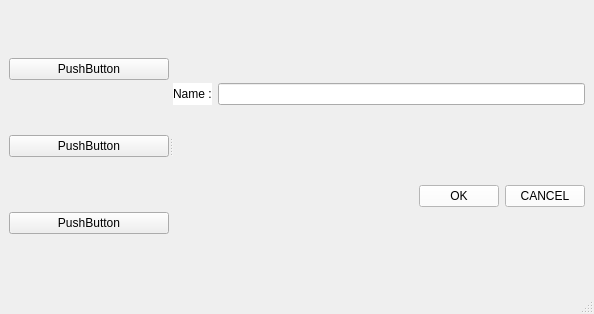
<?xml version="1.0" encoding="UTF-8"?>
<ui version="4.0">
 <class>MainWindow</class>
 <widget class="QMainWindow" name="MainWindow">
  <property name="geometry">
   <rect>
    <x>0</x>
    <y>0</y>
    <width>594</width>
    <height>314</height>
   </rect>
  </property>
  <property name="windowTitle">
   <string>MainWindow</string>
  </property>
  <widget class="QWidget" name="centralwidget">
   <layout class="QHBoxLayout" name="horizontalLayout_4">
    <item>
     <widget class="QSplitter" name="splitter">
      <property name="orientation">
       <enum>Qt::Horizontal</enum>
      </property>
      <widget class="QWidget" name="layoutWidget">
       <layout class="QVBoxLayout" name="verticalLayout_2">
        <item>
         <widget class="QPushButton" name="pushButton_5">
          <property name="text">
           <string>PushButton</string>
          </property>
         </widget>
        </item>
        <item>
         <widget class="QPushButton" name="pushButton_3">
          <property name="text">
           <string>PushButton</string>
          </property>
         </widget>
        </item>
        <item>
         <widget class="QPushButton" name="pushButton_4">
          <property name="text">
           <string>PushButton</string>
          </property>
         </widget>
        </item>
       </layout>
      </widget>
      <widget class="QWidget" name="layoutWidget">
       <layout class="QVBoxLayout" name="verticalLayout">
        <item>
         <layout class="QHBoxLayout" name="horizontalLayout">
          <item>
           <widget class="QLabel" name="label">
            <property name="styleSheet">
             <string notr="true">background-color: rgb(255, 255, 255);
font: 75 10pt &quot;MS Shell Dlg 2&quot;;</string>
            </property>
            <property name="text">
             <string>Name :</string>
            </property>
            <property name="buddy">
             <cstring>lineEdit</cstring>
            </property>
           </widget>
          </item>
          <item>
           <widget class="QLineEdit" name="lineEdit"/>
          </item>
         </layout>
        </item>
        <item>
         <layout class="QHBoxLayout" name="horizontalLayout_3">
          <item>
           <spacer name="horizontalSpacer">
            <property name="orientation">
             <enum>Qt::Horizontal</enum>
            </property>
            <property name="sizeHint" stdset="0">
             <size>
              <width>40</width>
              <height>20</height>
             </size>
            </property>
           </spacer>
          </item>
          <item>
           <layout class="QHBoxLayout" name="horizontalLayout_2">
            <item>
             <widget class="QPushButton" name="pushButton">
              <property name="styleSheet">
               <string notr="true">background-color: rgb(255, 255, 255);
font: 75 10pt &quot;MS Shell Dlg 2&quot;;</string>
              </property>
              <property name="text">
               <string>OK</string>
              </property>
             </widget>
            </item>
            <item>
             <widget class="QPushButton" name="pushButton_2">
              <property name="styleSheet">
               <string notr="true">background-color: rgb(255, 255, 255);
font: 75 10pt &quot;MS Shell Dlg 2&quot;;</string>
              </property>
              <property name="text">
               <string>CANCEL</string>
              </property>
             </widget>
            </item>
           </layout>
          </item>
         </layout>
        </item>
       </layout>
      </widget>
     </widget>
    </item>
   </layout>
  </widget>
  <widget class="QMenuBar" name="menubar">
   <property name="geometry">
    <rect>
     <x>0</x>
     <y>0</y>
     <width>594</width>
     <height>21</height>
    </rect>
   </property>
  </widget>
  <widget class="QStatusBar" name="statusbar"/>
 </widget>
 <resources/>
 <connections>
  <connection>
   <sender>pushButton</sender>
   <signal>clicked()</signal>
   <receiver>MainWindow</receiver>
   <slot>close()</slot>
   <hints>
    <hint type="sourcelabel">
     <x>464</x>
     <y>224</y>
    </hint>
    <hint type="destinationlabel">
     <x>416</x>
     <y>316</y>
    </hint>
   </hints>
  </connection>
  <connection>
   <sender>pushButton_2</sender>
   <signal>clicked()</signal>
   <receiver>MainWindow</receiver>
   <slot>close()</slot>
   <hints>
    <hint type="sourcelabel">
     <x>539</x>
     <y>218</y>
    </hint>
    <hint type="destinationlabel">
     <x>529</x>
     <y>319</y>
    </hint>
   </hints>
  </connection>
 </connections>
</ui>
